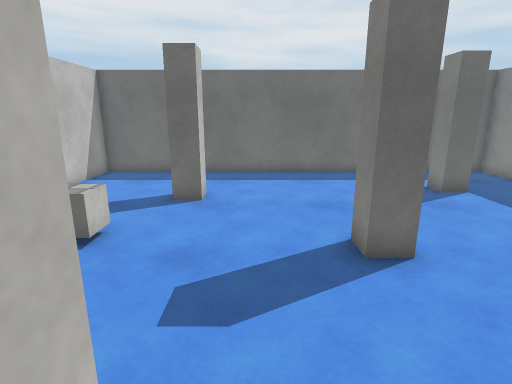
[1] (above)

12 first-person views from a walk through a scene from a Unity 3-D project. The camera is 1.5 m above the floor, tilts 14° down and sees 80° across. The floor is counted in squares, 0.53 m on a side. Each view is taken from the middle of a square. On the plan, view 1 faces up. The plan holds only what a view shows up to about 20 squares ahead; the rest is blank. The player is left out. Surface patterns are stand-ins for the level's own textures.

[2]
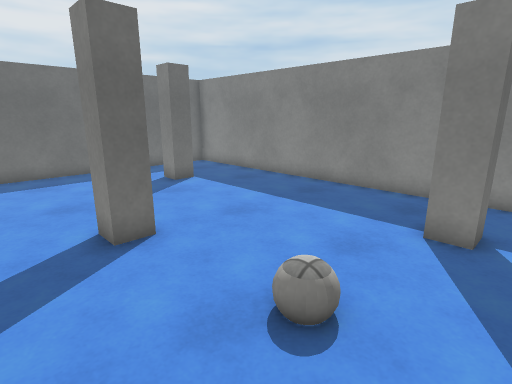

[3]
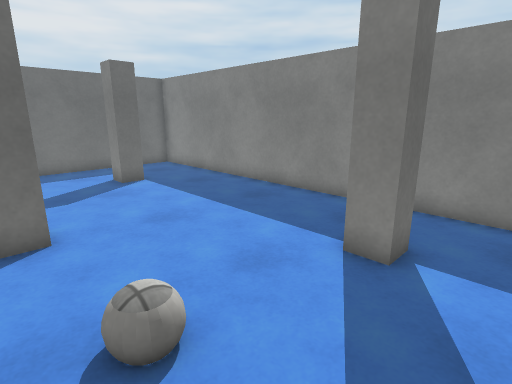

[4]
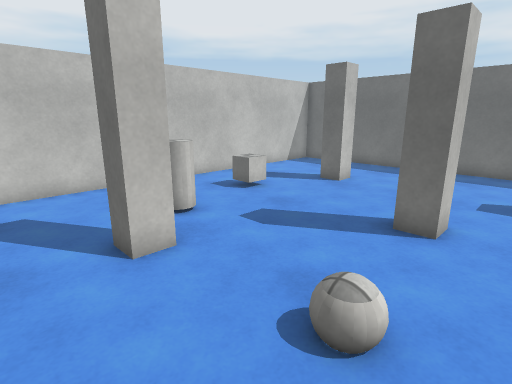

[5]
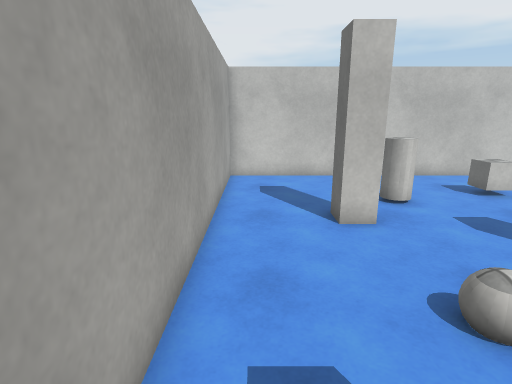

[6]
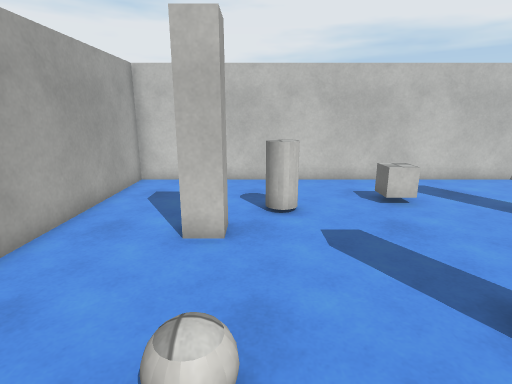

[7]
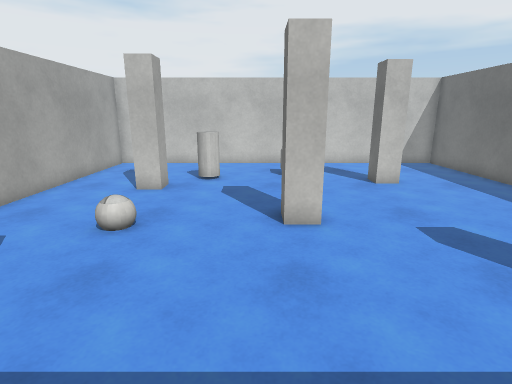

[8]
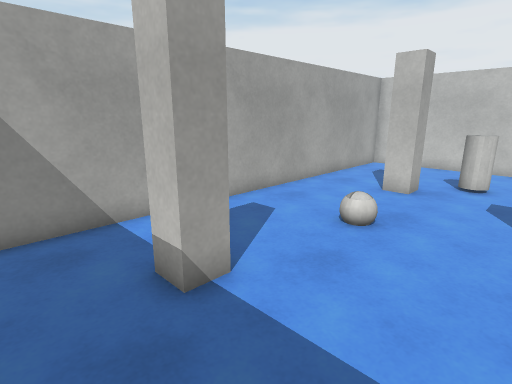

[9]
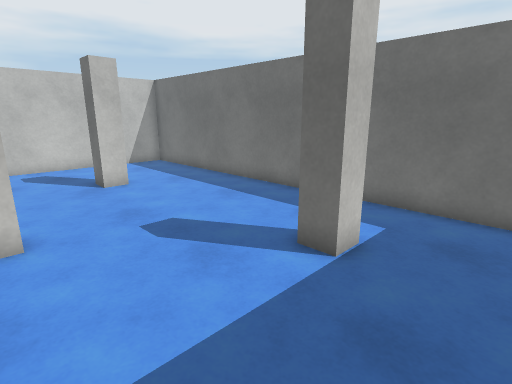

[10]
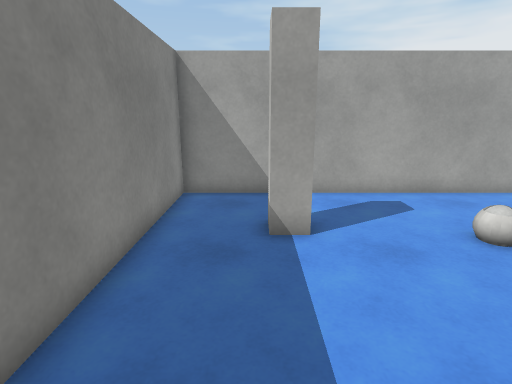

[11]
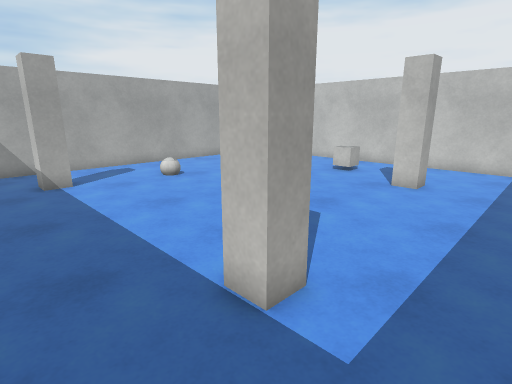

[12]
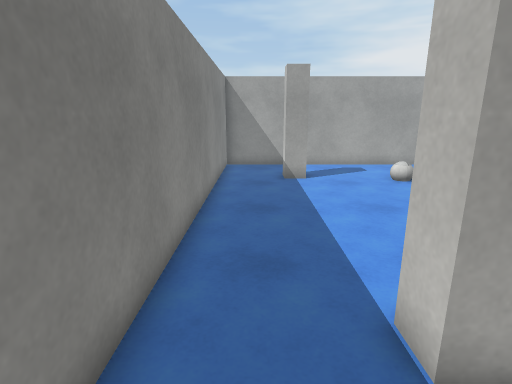

### Floor plan
Ten units are one square. View 1 is at (0, 0); x grows to the right and y downward. Boxes are objects, and circles mark ways between rooms. Rooms are numbered by the first view taken in them; rooms with no view inside come last. Other rooms are left out.
<svg viewBox="-82 -163 204 200">
<path fill="none" stroke="#000" d="M77 -10 87 -10 87 0 77 0 77 -10M33 -69 33 -57 23 -57M117 5 117 -126M-8 -13 -8 -3M81 -123 81 -113 71 -113M-5 32 95 32M117 -126 117 -158 85 -158M-19 -13 -8 -13M-8 -3 -19 -3M23 -57 23 -68M-19 -102 -29 -102M-77 -96 -77 32 -5 32M71 -113 71 -123 81 -123M-19 -112 -19 -102M85 -158 -15 -158M-29 -112 -19 -112M-15 -158 -77 -158 -77 -96M95 32 117 32 117 5"/>
<rect x="25" y="-15" width="10" height="10" fill="#bbb"><title>ball</title></rect>
<rect x="-45" y="-75" width="10" height="10" fill="#bbb"><title>cube</title></rect>
<rect x="-35" y="-35" width="10" height="10" fill="#bbb"><title>cylinder</title></rect>
<circle cx="100" cy="-115" r="3" fill="#2a7"/>
<circle cx="-15" cy="15" r="3" fill="#2a7"/>
<circle cx="5" cy="-35" r="3" fill="#2a7"/>
<circle cx="52" cy="-90" r="3" fill="#2a7"/>
<circle cx="105" cy="-5" r="3" fill="#2a7"/>
<circle cx="85" cy="15" r="3" fill="#2a7"/>
<circle cx="75" cy="-140" r="3" fill="#2a7"/>
<circle cx="5" cy="-88" r="3" fill="#2a7"/>
<circle cx="-55" cy="-105" r="3" fill="#2a7"/>
<circle cx="-25" cy="-135" r="3" fill="#2a7"/>
<text x="60" y="-40">1</text>
<text x="100" y="-140">2</text>
<text x="-30" y="-40">3</text>
<text x="30" y="-120">4</text>
<text x="-50" y="-130">5</text>
<text x="100" y="10">6</text>
</svg>
Room 1 opens to room 2. Room 1 opens to room 3. Room 1 opens to room 4. Room 1 opens to room 6. Room 2 opens to room 4. Room 3 opens to room 4. Room 3 opens to room 5. Room 4 opens to room 5.

Where each view was taken, in squares from view 1:
view 1: 0 up, 0 right, facing up
view 2: 1 down, 0 right, facing up-right
view 3: 2 down, 2 right, facing up-right
view 4: 2 down, 5 right, facing up-left
view 5: 2 down, 7 right, facing left
view 6: 2 up, 6 right, facing left
view 7: 5 up, 11 right, facing left
view 8: 5 up, 11 right, facing down-left
view 9: 6 up, 11 right, facing up-left
view 10: 8 up, 9 right, facing down
view 11: 15 up, 11 right, facing down-left
view 12: 15 up, 10 right, facing down
